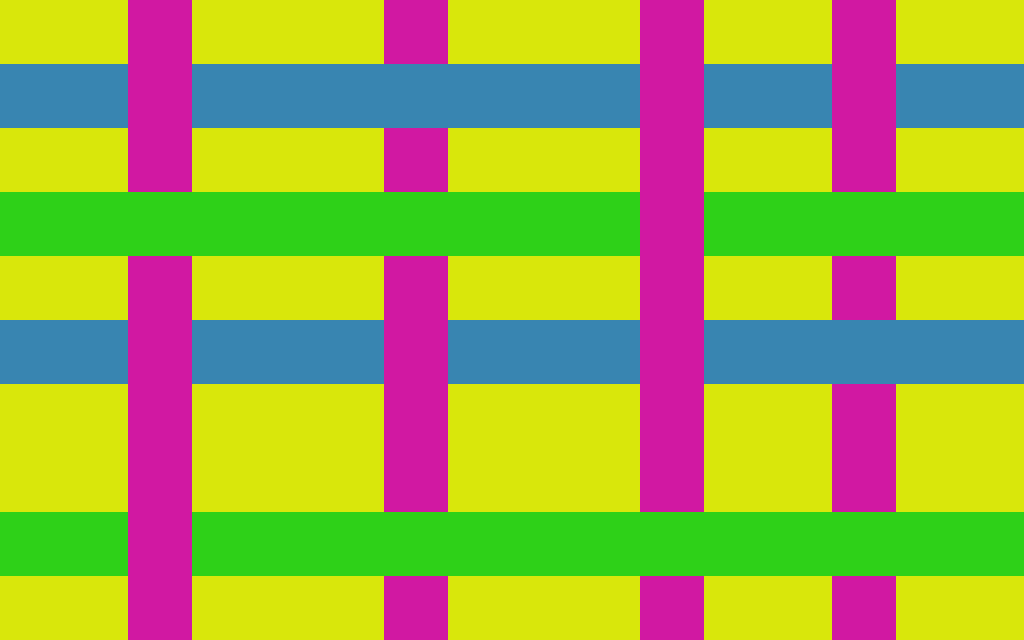

A level layout from a 2D game, rendered from its tile map. Below: a short description, then the map file with tile-grid data replaced by summaries:
An orthogonal 16x10 tile map with 64x64 px tiles, 4 tile layers (Tile Layer 2, Tile Layer 1, Tile Layer 3, Tile Layer 4).

<map version="1.0" orientation="orthogonal" renderorder="right-down" width="16" height="10" tilewidth="64" tileheight="64">
 <properties>
  <property name="maxMoves" value="6" />
 </properties>
 <tileset firstgid="1" name="tiles" tilewidth="64" tileheight="64">
  <image source="tiles.jpg" width="640" height="128" />
 </tileset>
 <layer name="Tile Layer 2" width="16" height="10">
  <data>[160 cells, 30 non-empty, 1 distinct tile ids]</data>
 </layer>
 <layer name="Tile Layer 1" width="16" height="10">
  <data>[160 cells, 32 non-empty, 1 distinct tile ids]</data>
 </layer>
 <layer name="Tile Layer 3" width="16" height="10">
  <data>[160 cells, 26 non-empty, 1 distinct tile ids]</data>
 </layer>
 <layer name="Tile Layer 4" width="16" height="10">
  <data>[160 cells, 72 non-empty, 1 distinct tile ids]</data>
 </layer>
</map>
